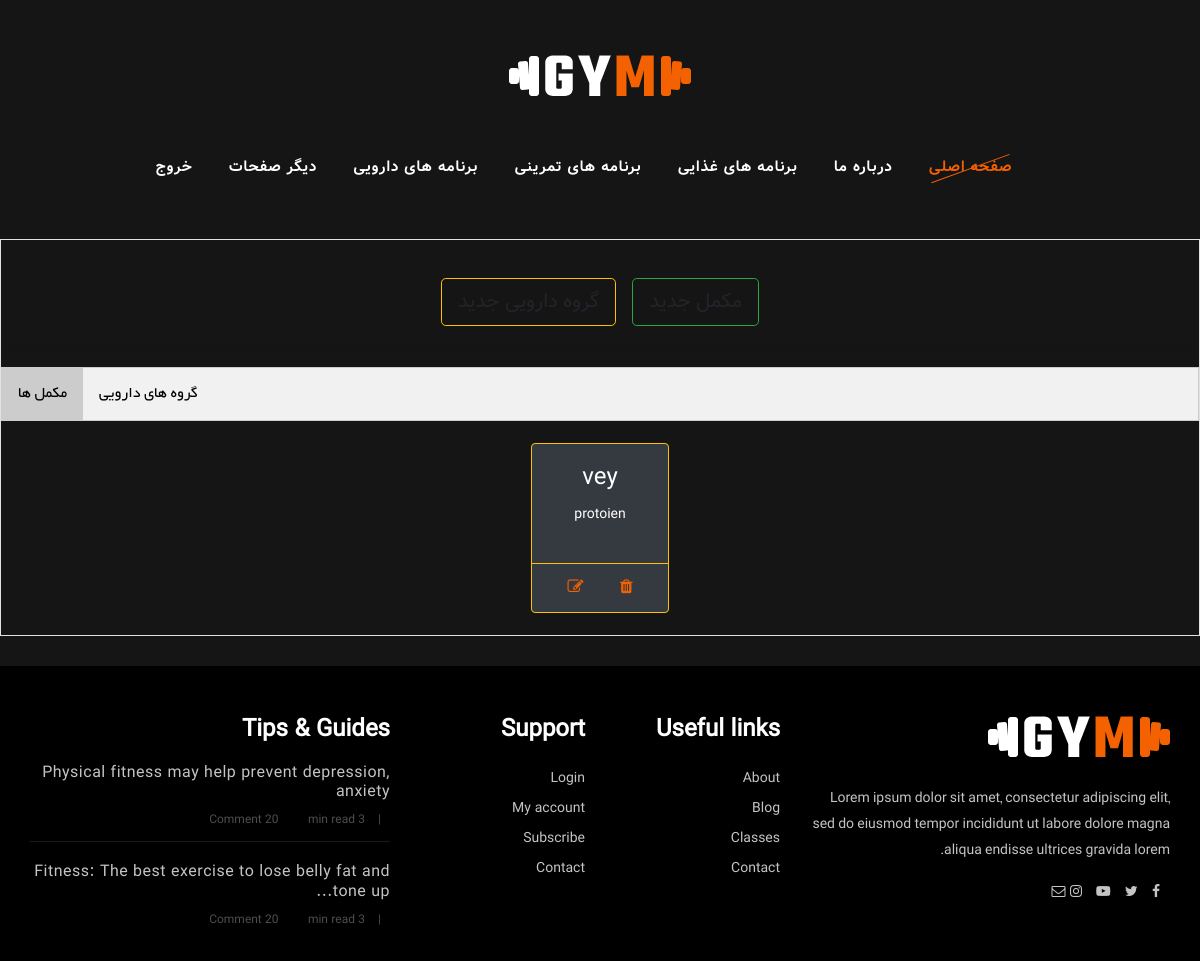
/manage_medicine/ (signed in), run on an earlier commit of the app's database.
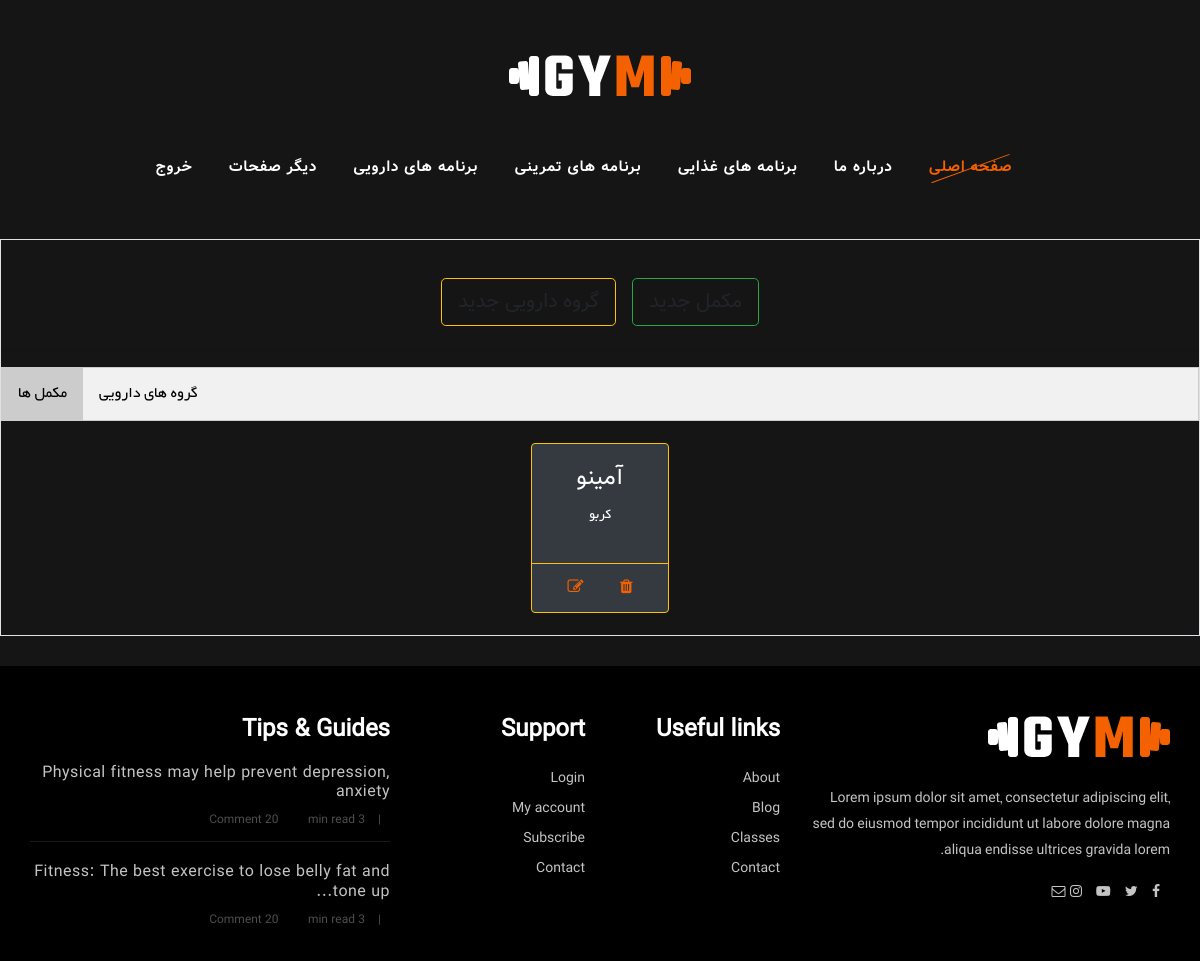
And on a later commit of the database.
### Medicine/models.py (models this page shows, shortened)
class Medicine(models.Model):
    medicine_name = models.CharField(verbose_name="Medicine Name", max_length=50)
    medicine_image = models.ImageField(
        verbose_name="Medicine Image", upload_to='Medicine/',  default='DM.jpg')
    medicine_category = models.ForeignKey(
        MedicineCategory, verbose_name="Medicine Category", on_delete=models.CASCADE)

class MedicineCategory(models.Model):
    title = models.CharField(verbose_name="Category Title", max_length=50)
    image = models.ImageField(
        "Category Image", upload_to='Medicine/Category/',  default='DM.jpg')
    parent = models.ForeignKey(
        "self", verbose_name='Parent',  on_delete=models.SET_NULL, null=True, blank=True)
    def __str__(self):
        return self.title

### Medicine/views.py (the view)
# urls.py: path('' , MedicineList.as_view() , name='MedicineList'),
class MedicineList(LoginRequiredMixin, ListView):
    model = Medicine
    template_name = 'Medicine/MedicineList.html'
    context_object_name = 'AllMedicine'
    def get_context_data(self, **kwargs):
        context = super().get_context_data(**kwargs)
        context["AllCategory"] = MedicineCategory.objects.all()
        return context

### Template/Medicine/MedicineList.html (shortened to what this page needs)
{% extends 'Medicine/manage_medicine.html' %}
{% load widget_tweaks %}
{% load static %}
{% block MedicineList %}
<div class="d-flex justify-content-center spad">
  <a class='btn btn-outline-success btn-lg m-2' onclick="Create('/manage_medicine/AddMedicine')">مکمل جدید</a>
  <a class='btn btn-outline-warning btn-lg m-2' onclick="Create('/manage_medicine/CreateMedicineCategory')">گروه دارویی
    جدید</a>
</div>
<hr>
<div class="tab">
  <button class="tablinks" onclick="callTable(event, 'Medicine')" id="defaultOpen">مکمل ها</button>
  <button class="tablinks" onclick="callTable(event, 'Category')">گروه های دارویی</button>
</div>
<div class="tabcontent" id="Medicine">
  <div class="d-flex justify-content-center">
    {% for object in AllMedicine %}
    <div class="card border-warning text-white bg-dark m-3 d-inline-block" style="max-width: 10rem;">
      <div class="card-body text-warning text-center">
        <h4 class="card-title">{{object.medicine_name}}</h4>
        <p class="card-text">{{object.medicine_category}}</p>
      </div>
      <div class="card-footer bg-transparent border-warning text-center">
        <a class='d-inline-block border-2 mx-3' onclick="Delete('/{{object.id}}/DeleteConfirmMedicine/')" id="manage-icon">
          <i class='fa fa-trash'></i>
        </a>
        <a class='d-inline-block border-2 mx-3' onclick="Edit('/manage_medicine/{{object.id}}/EditMedicine/')"
          id="manage-icon">
          <i class='fa fa-edit'></i>
        </a>
      </div>
    </div>
    {% endfor %}
  </div>
</div>
{% endblock MedicineList %}

What changed in the data, as far as the page shows it:
removed Medicine: medicine_name "vey", medicine_category "protoien"
added Medicine: medicine_name "آمینو", medicine_category "کربو"
